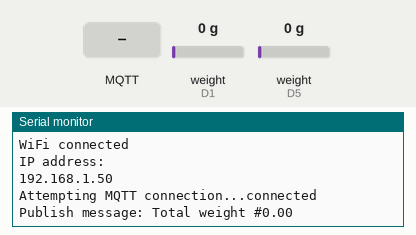
A sketch run on a simulated ESP8266 (NodeMCU). Shown: the last lines printed to the serial monitor. The test bench sets the inputs (shaded band); at power-on: weight on the scale (sensors on D1, D5) 0 g. WiFi joins after 1.5 s; servers stay silent unless stated; random numbers use the default seed unless the sketch sets one; no MQTT or app messages arrive unless stated.

Above: at 4.7 s.
4.8 s: MQTT message "1" arrives on the first subscribed topic
At 5.3 s:
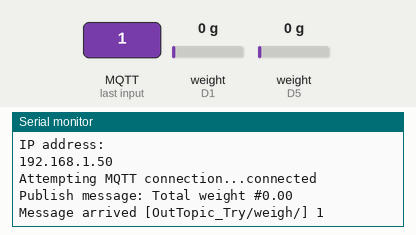
6.3 s: MQTT message "on" arrives on the first subscribed topic
At 7.8 s:
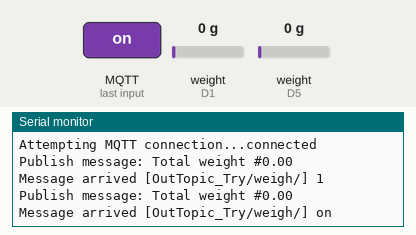
8.1 s: MQTT message "off" arrives on the first subscribed topic
At 9.4 s:
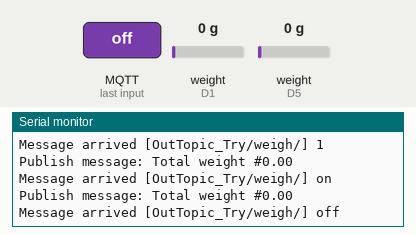
10.1 s: weight on the scale (sensor on D1) set to 100 g
At 11.4 s:
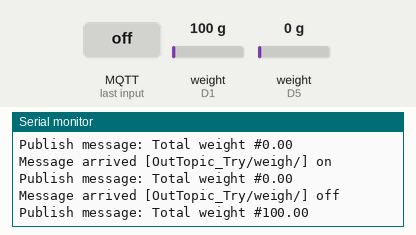
11.6 s: weight on the scale (sensor on D5) set to 100 g
At 13.0 s:
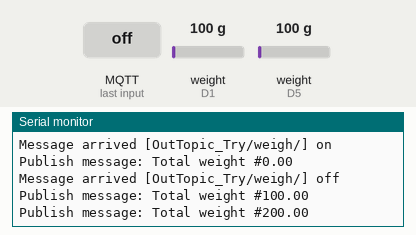
13.1 s: weight on the scale (sensor on D1) set to 1250 g
At 15.3 s:
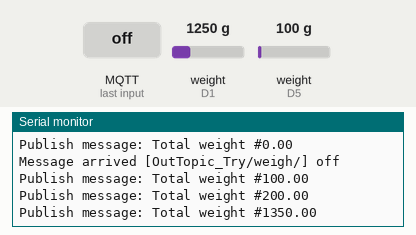
Timing chart, 0 to 15.6 s (numbered marks = the images above; inputs shaded):
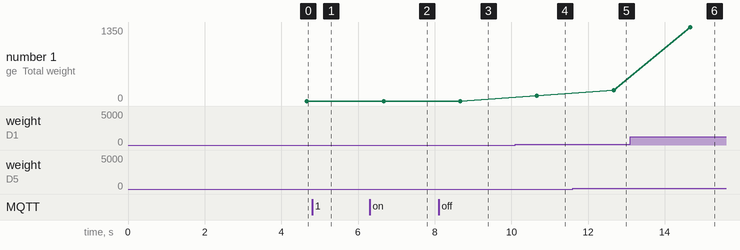

The sketch:

Weigh_mqtt.ino
```cpp
#include <HX711.h>
#include <ESP8266WiFi.h>
#include <PubSubClient.h>

// Update these with values suitable for your network.

#define calibration_factor1 -409200 //This value is obtained using the Calibration sketch
#define calibration_factor2 -442400 //This value is obtained using the Calibration sketch

#define DOUT1  D1
#define CLK1  D2

#define DOUT2 D5
#define CLK2 D6

float weight1, weight2, total_weight;

HX711 scale1(DOUT1,CLK1);
HX711 scale2(DOUT2,CLK2);

#define BUILTIN_LED D4

const char* ssid = "****";
const char* password = "****";
const char* mqtt_server = "broker.mqtt-dashboard.com";

WiFiClient espClient;
PubSubClient client(espClient);
long lastMsg = 0;
char msg[50];
int value = 0;

void setup_wifi() {

  delay(10);
  // We start by connecting to a WiFi network
  Serial.println();
  Serial.print("Connecting to ");
  Serial.println(ssid);

  WiFi.begin(ssid, password);

  while (WiFi.status() != WL_CONNECTED) {
    delay(500);
    Serial.print(".");
  }

  randomSeed(micros());

  Serial.println("");
  Serial.println("WiFi connected");
  Serial.println("IP address: ");
  Serial.println(WiFi.localIP());
}

void callback(char* topic, byte* payload, unsigned int length) {
  Serial.print("Message arrived [");
  Serial.print(topic);
  Serial.print("] ");
  for (int i = 0; i < length; i++) {
    Serial.print((char)payload[i]);
  }
  Serial.println();

  // Switch on the LED if an 1 was received as first character
  if ((char)payload[0] == '1') {
    digitalWrite(BUILTIN_LED, LOW);   // Turn the LED on (Note that LOW is the voltage level
    // but actually the LED is on; this is because
    // it is acive low on the ESP-01)
  } else {
    digitalWrite(BUILTIN_LED, HIGH);  // Turn the LED off by making the voltage HIGH
  }

}

void reconnect() {
  // Loop until we're reconnected
  while (!client.connected()) {
    delay(50);
    Serial.print("Attempting MQTT connection...");
    // Create a random client ID
    String clientId = "ESP8266Client-";
    clientId += String(random(0xffff), HEX);
    // Attempt to connect
    if (client.connect(clientId.c_str())) {
      Serial.println("connected");
      // Once connected, publish an announcement...
      client.publish("OutTopic_Try/weigh/", "Weighing Scale Demo");
      // ... and resubscribe
      client.subscribe("OutTopic_Try/weigh/");
    } else {
      Serial.print("failed, rc=");
      Serial.print(client.state());
      Serial.println(" try again in 5 seconds");
      // Wait 5 seconds before retrying
      delay(5000);
    }
  }
}

void setup() {
  //pinMode(BUILTIN_LED, OUTPUT);     // Initialize the BUILTIN_LED pin as an output
  Serial.begin(9600);
  delay(50);
  setup_wifi();
  client.setServer(mqtt_server, 1883);
  client.setCallback(callback);

  scale1.set_scale(calibration_factor1); //This value is obtained by using the Calibration sketch
  scale1.tare();  //Assuming there is no weight on the scale at start up, reset the scale to 0

  scale2.set_scale(calibration_factor2);
  scale2.tare();

}

void loop() {

  if (!client.connected()) {
    reconnect();
  }
  client.loop();

  long now = millis();

    if (now - lastMsg > 2000) {
    lastMsg = now;
    ++value;
    weight1=scale1.get_units(5);
    weight2=scale2.get_units(5);
    total_weight=(weight1+weight2)*1000;
    snprintf (msg, 75, "Total weight #%4.2f", total_weight);
    Serial.print("Publish message: ");
    Serial.println(msg);
    client.publish("OutTopic_Try/weigh/", msg);
  }
}
```

Measured:
- after the input at 4.8 s, the serial monitor: prints a new line at once (image 1)
- after the input at 6.3 s, the serial monitor: prints a new line after 0.37 s (image 2)
- after the input at 8.1 s, the serial monitor: prints a new line after 0.57 s (image 3)
- after the input at 10.1 s, the serial monitor: prints a new line after 0.57 s (image 4)
- after the input at 11.6 s, the serial monitor: prints a new line after 1.1 s (image 5)
- after the input at 13.1 s, the serial monitor: prints a new line after 1.6 s (image 6)
- plotted number 1: 0 → 100 after the input at 10.1 s, 100 → 200 after the input at 11.6 s, 200 → 1350 after the input at 13.1 s
